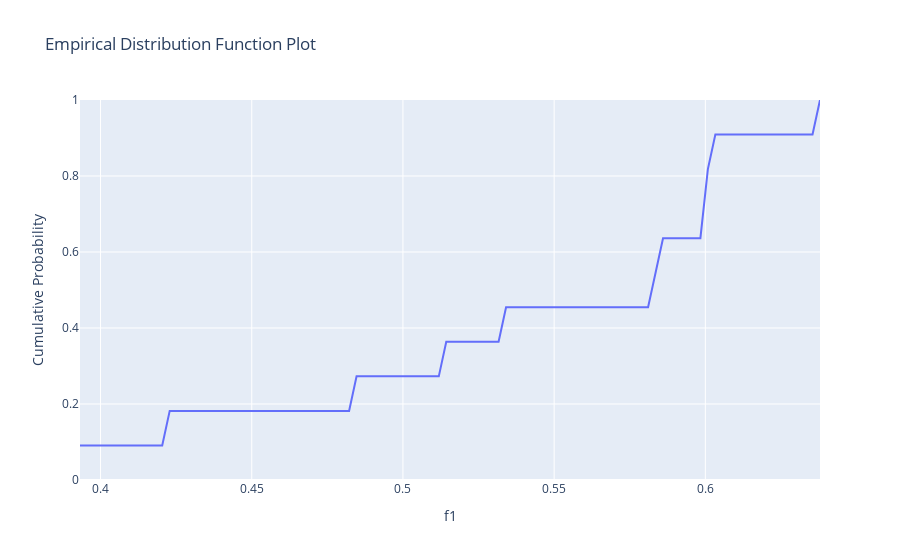

Notebook code cell kept with this figure:
### Markdown cell above
## 2.

### Code cell
optuna.visualization.plot_edf(study, target=lambda t: t.values[0], target_name='f1')
